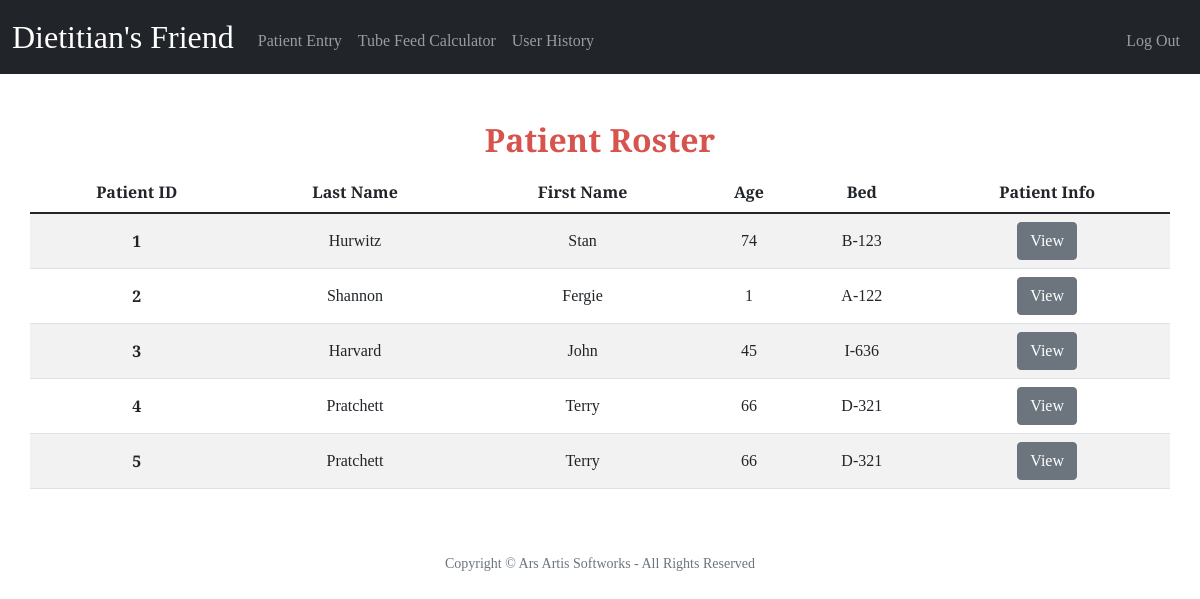
The page / (signed in) on the database its author committed.
### models.py (models this page shows)
class Patient(db.Model):
    __tablename__ = "patients"
    id = db.Column(db.Integer, primary_key=True, autoincrement=True)
    name_last = db.Column(db.Text)
    name_first = db.Column(db.Text)
    age = db.Column(db.Integer)
    bed = db.Column(db.Text)
    provider_id = db.Column(db.Integer, db.ForeignKey("users.id"))

### app.py (the view)
@app.route("/")
@login_required
def index():
    form = PatientInfoForm()
    patients = Patient.query.filter_by(provider_id=session["user_id"]).all()
    return render_template("index.html", patients=patients, form=form)

### forms.py
class PatientInfoForm(FlaskForm):
    view = SubmitField("View")

### app.py (called while the page is built)
@app.after_request
def after_request(response):
    response.headers["Cache-Control"] = "no-cache, no-store, must-revalidate"
    response.headers["Expires"] = 0
    response.headers["Pragma"] = "no-cache"
    return response

### helpers.py (called while the page is built)
def login_required(f):
    @wraps(f)
    def decorated_function(*args, **kwargs):
        if session.get("user_id") is None:
            return redirect("/login")
        return f(*args, **kwargs)
    return decorated_function

### templates/index.html (shortened to what this page needs)
{% extends "layout.html" %}
{% block main %}
    <h2>Patient Roster</h2>
    <div class="container">
        <div class="row">
            <table class="table table-striped table-hover">
                <thead class="thead-dark">
                    <tr>
                        <th scope="col">Patient ID</th>
                        <th scope="col">Last Name</th>
                        <th scope="col">First Name</th>
                        <th scope="col">Age</th>
                        <th scope="col">Bed</th>
                        <th scope="col">Patient Info</th>
                    </tr>
                </thead>
                <tbody>
                    {% for patient in patients %}
                        <tr>
                            <th scope="row">{{ patient.id }}</td>
                            <td>{{ patient.name_last }}</td>
                            <td>{{ patient.name_first }}</td>
                            <td>{{ patient.age }}</td>
                            <td>{{ patient.bed }}</td>
                            <td><form action="/patient_info/{{ patient.id }}" method="post">
                                {{ form.view(class="btn btn-secondary") }}
                            </form></td>
                        </tr>
                    {% endfor %}
                </tbody>
            </table>
        </div>
    </div>
{% endblock %}

### static/styles.css (style rules this page uses)
body { background-color: #fff; color: #212529; font-family: 'EB Garamond', serif; font-size: 1rem; font-weight: 400; line-height: 1.5; margin: 0; text-align: left; }
form { color: #000; font-size: 22px; font-weight: 400; line-height: 26px; text-align: center; }
h2 { color: #D6544D; font-size: 32px; font-weight: 700; line-height: 35px; margin-bottom: 15px; }
td, th { vertical-align: middle; }

### rows shown on the page
Patient: id "1", name_last "Hurwitz", name_first "Stan", age "74", bed "B-123"
Patient: id "2", name_last "Shannon", name_first "Fergie", age "1", bed "A-122"
Patient: id "3", name_last "Harvard", name_first "John", age "45", bed "I-636"
Patient: id "4", name_last "Pratchett", name_first "Terry", age "66", bed "D-321"
Patient: id "5", name_last "Pratchett", name_first "Terry", age "66", bed "D-321"
